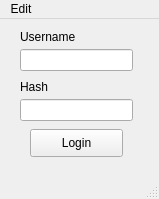
<?xml version="1.0" encoding="UTF-8"?>
<ui version="4.0">
 <class>use_hash</class>
 <widget class="QMainWindow" name="use_hash">
  <property name="geometry">
   <rect>
    <x>0</x>
    <y>0</y>
    <width>159</width>
    <height>199</height>
   </rect>
  </property>
  <property name="windowTitle">
   <string>Use Hash</string>
  </property>
  <widget class="QWidget" name="centralwidget">
   <widget class="QLabel" name="username">
    <property name="geometry">
     <rect>
      <x>20</x>
      <y>10</y>
      <width>81</width>
      <height>16</height>
     </rect>
    </property>
    <property name="text">
     <string>Username</string>
    </property>
   </widget>
   <widget class="QLineEdit" name="username_input">
    <property name="geometry">
     <rect>
      <x>20</x>
      <y>30</y>
      <width>113</width>
      <height>22</height>
     </rect>
    </property>
    <property name="sizePolicy">
     <sizepolicy hsizetype="Fixed" vsizetype="Fixed">
      <horstretch>0</horstretch>
      <verstretch>0</verstretch>
     </sizepolicy>
    </property>
   </widget>
   <widget class="QLabel" name="hash">
    <property name="geometry">
     <rect>
      <x>20</x>
      <y>60</y>
      <width>71</width>
      <height>16</height>
     </rect>
    </property>
    <property name="text">
     <string>Hash</string>
    </property>
   </widget>
   <widget class="QLineEdit" name="hash_input">
    <property name="geometry">
     <rect>
      <x>20</x>
      <y>80</y>
      <width>113</width>
      <height>22</height>
     </rect>
    </property>
    <property name="sizePolicy">
     <sizepolicy hsizetype="Fixed" vsizetype="Fixed">
      <horstretch>0</horstretch>
      <verstretch>0</verstretch>
     </sizepolicy>
    </property>
    <property name="echoMode">
     <enum>QLineEdit::Password</enum>
    </property>
   </widget>
   <widget class="QPushButton" name="pushButton">
    <property name="geometry">
     <rect>
      <x>30</x>
      <y>110</y>
      <width>93</width>
      <height>28</height>
     </rect>
    </property>
    <property name="cursor">
     <cursorShape>PointingHandCursor</cursorShape>
    </property>
    <property name="text">
     <string>Login</string>
    </property>
    <property name="shortcut">
     <string>Return</string>
    </property>
   </widget>
  </widget>
  <widget class="QMenuBar" name="menubar">
   <property name="geometry">
    <rect>
     <x>0</x>
     <y>0</y>
     <width>159</width>
     <height>26</height>
    </rect>
   </property>
   <widget class="QMenu" name="menuEdit">
    <property name="title">
     <string>Edit</string>
    </property>
    <addaction name="actionSettings"/>
   </widget>
   <addaction name="menuEdit"/>
  </widget>
  <widget class="QStatusBar" name="statusbar"/>
  <action name="actionSettings">
   <property name="text">
    <string>Settings</string>
   </property>
  </action>
 </widget>
 <resources/>
 <connections/>
</ui>
